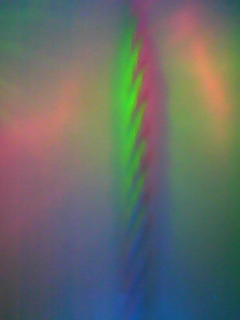
#> input picture digit2.png, 240 x 320 px
$ python find_elipsode.py
#> lines starting #> are read from the running program, lines starting #| are printed output that depends on the picture; after the words box and inside, x2 and y2 are one past the last pixel; in counts of white or black regions, pixels touching at a corner belong together
import cv2
import numpy as np
import matplotlib.pyplot as plt

def fit_ellipsoid_to_image(image_path):
    # 1. Load the image
#> called with image_path = 'digit2.png'
    img = cv2.imread(image_path)
#> img is the input picture: shape (320, 240, 3); mean B, G, R 103.7, 107.4, 101.9
    if img is None:
        print(f"Error: Could not load image at {image_path}")
        return

    # Create a copy for drawing
    output_img = img.copy()

    # 2. Preprocessing
    # Convert to grayscale
    gray = cv2.cvtColor(img, cv2.COLOR_BGR2GRAY)
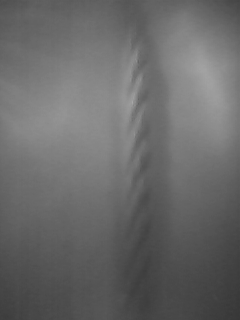
#> gray: shape (320, 240); min 55, max 168, mean 105.3

    # Apply Gaussian Blur to reduce noise and smoothen edges
    blurred = cv2.GaussianBlur(gray, (5, 5), 0)

    # 3. Thresholding
    # Use Otsu's method to automatically find the best threshold value
    # This separates the foreground (object) from the background
    _, thresh = cv2.threshold(blurred, 0, 255, cv2.THRESH_BINARY + cv2.THRESH_OTSU)
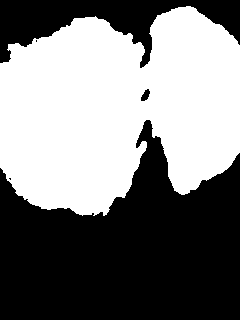
#> thresh: shape (320, 240); 49.5% white; 1 white region

    # 4. Find Contours
    # Retrieve external contours (the outer boundary of the object)
    contours, _ = cv2.findContours(thresh, cv2.RETR_EXTERNAL, cv2.CHAIN_APPROX_SIMPLE)
#> contours = 1 contour; box (x1, y1, x2, y2) and area: (0, 6, 240, 216) 37577

    if not contours:
        print("No contours found in the image.")
        return

    # Assume the largest contour is the object we want
    largest_contour = max(contours, key=cv2.contourArea)
#> largest_contour = contour of 425 points, box (x1, y1, x2, y2) (0, 6, 240, 216), area 37577

    # 5. Fit Ellipse
    # The function returns a rotated rectangle: ((center_x, center_y), (width, height), angle)
    if len(largest_contour) >= 5: # fitEllipse requires at least 5 points
        ellipse = cv2.fitEllipse(largest_contour)
#> ellipse = ((104.4, 111.7), (181, 317.5), 77.74)

        # Unpack parameters
        (xc, yc), (major_axis, minor_axis), angle = ellipse
#> xc = 104.4; yc = 111.7; major_axis = 181; minor_axis = 317.5; angle = 77.74

        print(f"Ellipse Found:")
        print(f"  Center (x, y from top-left): ({xc:.2f}, {yc:.2f})")
#|   Center (x, y from top-left): (104.37, 111.73)
        print(f"  Major Axis Length: {major_axis:.2f}")
#|   Major Axis Length: 181.04
        print(f"  Minor Axis Length: {minor_axis:.2f}")
#|   Minor Axis Length: 317.49
        print(f"  Rotation Angle: {angle:.2f} degrees")
#|   Rotation Angle: 77.74 degrees

        # 6. Visualization
        # Draw the ellipse in green (0, 255, 0) with a thickness of 2
        cv2.ellipse(output_img, ellipse, (0, 255, 0), 2)
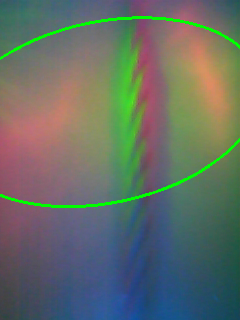
#> output_img: shape (320, 240, 3); 1.96% of pixels changed, all inside (x1, y1, x2, y2) = (0, 16, 240, 208)

        # Draw the center point in red
        cv2.circle(output_img, (int(xc), int(yc)), 5, (0, 0, 255), -1)
#> output_img: shape (320, 240, 3); 0.11% of pixels changed, all inside (x1, y1, x2, y2) = (99, 106, 110, 117)

        # Convert BGR to RGB for Matplotlib display
        output_rgb = cv2.cvtColor(output_img, cv2.COLOR_BGR2RGB)

        plt.figure(figsize=(10, 10))
        plt.imshow(output_rgb)
        plt.title(f"Detected Ellipse\nCenter: ({xc:.1f}, {yc:.1f})")
        plt.axis('off')
        plt.show()

    else:
        print("Contour is too small to fit an ellipse (needs >= 5 points).")

if __name__ == "__main__":
    # Ensure 'digit2.png' is in the same directory or provide full path
    fit_ellipsoid_to_image("digit2.png")
